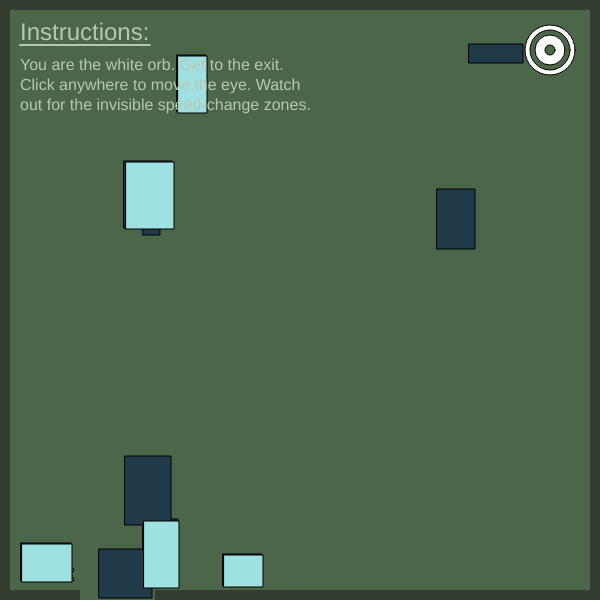
Frame 1 (no input)
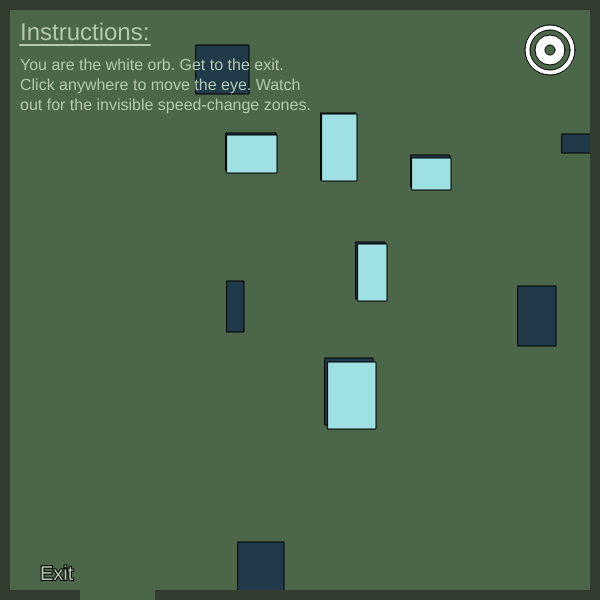
Frame 60 (no input)
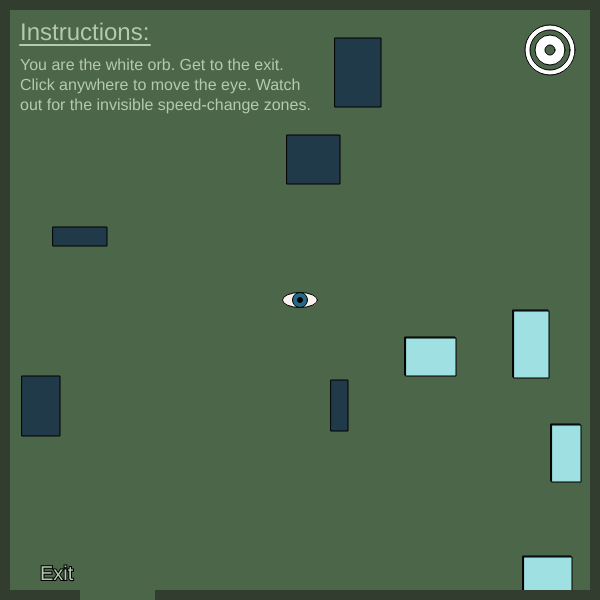
Frame 120 (the mouse pressed at the canvas centre since frame 60)

The p5.js sketch that drew these frames (run headless with seeded random() and noise() and a simulated clock; from frame 60 on, the mouse is pressed at the canvas centre):

// p5.js sketch
// ── sketch.js
//-------------UNIVERSAL VARIABLES------------//

// character x and y
var x = 550;
var y = 50;
var charSpeed = 5;

// key codes
var w = 87;
var a = 65;
var s = 83;
var d = 68;

//Rectangle Obstacle Array Variables

var rectangleXs = [];
var rectangleYs = [];

var rectangleLengths = [];
var rectangleHeights = [];

var rectangleXSpeeds = [];
var rectangleYSpeeds = [];

//mouseClick shape
var mouseEllipseX=700;
var mouseEllipseY=700;

//amount of rectangles
var navyRectAmt=10;
var lightRectAmt=5;


//-----------SETUP----------//

function setup() 
{
   createCanvas(600, 600);
  
// Shape randomization 
      //dark blue rectangles
  for (var i = 0; i < navyRectAmt; i++) 
    {
        rectangleXSpeeds[i] = Math.floor(Math.random() * (Math.floor(Math.random() * 5)) + 1);
        rectangleYSpeeds[i] = Math.floor(Math.random() * (Math.floor(Math.random() * 5)) + 1);  
      
        rectangleXs[i] = getRandomNumber(580);
        rectangleYs[i] = getRandomNumber(580);
      
        rectangleLengths[i] = getRandomNumber(60);
        rectangleHeights[i] = getRandomNumber(60);
      
    }
      //light blue rectangles 
  for (var j = 0; j < lightRectAmt; j++) 
    {
        rectangleXSpeeds[j] = Math.floor(Math.random() * (Math.floor(Math.random() * 5)) + 1);
        rectangleYSpeeds[j] = Math.floor(Math.random() * (Math.floor(Math.random() * 5)) + 1);  
      
        rectangleXs[j] = getRandomNumber(580);
        rectangleYs[j] = getRandomNumber(580);
      
        rectangleLengths[j] = getRandomNumber(60);
        rectangleHeights[j] = getRandomNumber(60);
      
    }
}

//---------------DRAW--------------//

function draw() {
  background(76, 102, 73); 
  
  //exit text
  createExitText();
  
  // moving the character
  controlCharacterMovement();
  
  // character boundary limits
  setCharacterBoundaries();
    
  // speed zones
  setSpeedZones();
  
  //rectangles
createDarkRectangles();
createLightRectangles();
  
  // mid-game and end-game text
  createInGameText();
  
  //character
  createCharacter();
   
  //borders
  createBorders();

  //eyeball that appears when mouse is clicked  
  createEyeball();
  
}


//---------FUNCTIONS--------//

function createCharacter()
{
  strokeWeight(1);
  stroke(0);
  fill(255);
  circle(x, y, 50);
  fill(76, 102, 73);
  circle(x, y, 40);
  fill(255);
  circle(x, y, 30);
  fill(76, 102, 73);
  circle(x, y, 10);
}

//------------------------

function controlCharacterMovement()
{
if(keyIsDown(w)) 
  {
    y -= charSpeed;
  }
if(keyIsDown(a)) 
  {
    x -= charSpeed;
  }
if(keyIsDown(s)) 
  {
    y += charSpeed;
  }
if(keyIsDown(d)) 
  {
    x += charSpeed;
  } 
}

//------------------------

function createEyeball()
{
  fill(250, 243, 237);
  stroke(0);
  strokeWeight(1);
ellipse(mouseEllipseX, mouseEllipseY, 35, 15);
  fill(38, 106, 135);
circle(mouseEllipseX, mouseEllipseY, 15);
  fill(0);
circle(mouseEllipseX, mouseEllipseY, 5);
}

    function mousePressed()
        {
          mouseEllipseX=mouseX;
          mouseEllipseY=mouseY;
        }

//------------------------

function createDarkRectangles()
{
  //dark blue rectangles
  fill(32, 58, 74);
  strokeWeight(1);
  stroke(0);
  
      for (var i = 0; i < navyRectAmt; i++) 
      {
        rect(rectangleXs[i], rectangleYs[i], rectangleLengths[i], rectangleHeights[i]);
        
        rectangleXSpeeds[i] = Math.floor(Math.random() * (Math.floor(Math.random() * 5)) + 1);
        rectangleYSpeeds[i] = Math.floor(Math.random() * (Math.floor(Math.random() * 5)) + 1);
      
//--------movement
  rectangleXs[i] += rectangleXSpeeds[i];
  rectangleYs[i] += rectangleYSpeeds[i];
//--------boundaries
    if(rectangleXs[i] > width)
    {
        rectangleXs[i] = 0;
    }
    if(rectangleXs[i] < 0)
    {
        rectangleXs[i] = width;
    }
    if(rectangleYs[i] > height)
    {
        rectangleYs[i] = 0;
    }
    if(rectangleYs[i] < 0)
    {
        rectangleYs[i] = height;
    }
      }
}  

function createLightRectangles()
{
  //light blue rectangles
  fill(159, 225, 227);
  strokeWeight(1);
  stroke(0);
  
      for (var j=0; j < lightRectAmt; j++) 
      {
        rect(rectangleXs[j], rectangleYs[j], rectangleLengths[j], rectangleHeights[j]);
        
        rectangleXSpeeds[j] = Math.floor(Math.random() * (Math.floor(Math.random() * 5)) + 1);
        rectangleYSpeeds[j] = Math.floor(Math.random() * (Math.floor(Math.random() * 5)) + 1);
      
//--------movement
  rectangleXs[j] += rectangleXSpeeds[j];
  rectangleYs[j] += rectangleYSpeeds[j];
//--------boundaries
    if(rectangleXs[j] > width)
    {
        rectangleXs[j] = 0;
    }
    if(rectangleXs[j] < 0)
    {
        rectangleXs[j] = width;
    }
    if(rectangleYs[j] > height)
    {
        rectangleYs[j] = 0;
    }
    if(rectangleYs[j] < 0)
    {
        rectangleYs[j] = height;
    }
      }
}

//------------------------

function createBorders()
{
  strokeWeight(0);
  fill(50, 61, 48);
    //left
  rect(0,0,10, height);
    //top
  rect(0,0,width, 10);
    //right
  rect(width-10,0,10, height);
    //bottom
  rect(0,height-10,80,10);
  rect(155,height-10,width-155,10);
}

function setCharacterBoundaries()
{
  if(y > height && x > 155)
    {
        y = 0;
    }
    if(y > height &&  x < 80)
    {
        y = 0;
    }
    if(x > width)
    {
        x = 0;
    }
    if(x < 0)
    {
        x = width;
    }

    else if(y < 0)
    {
        y = height;
    }
}

function createExitText()
{
  fill(181, 201, 177);
  strokeWeight(2);
  stroke(0);
  textSize(20);
  textAlign(LEFT);
  text("Exit", 40, 580);
}

//------------------------

function createInGameText()
{
      //end-game win
      if(x < 155 && x > 80 && y > height)
      {
          winningText();
      }
    //mid-game instructions
      else
      {
          instructionText();
      }
}

function winningText()
{
          fill(181, 201, 177);
          strokeWeight(3);
          stroke(0);
          textSize(72);
          textAlign(CENTER);
          text("You Win!", width/2, height/3);
}

function instructionText()
{
  fill(181, 201, 177);
          strokeWeight(0);
          textSize(24);
          textAlign(LEFT);
          text("Instructions:", 20, 40);
          strokeWeight(2);
          stroke(181, 201, 177);
          line(20, 45, 150, 45);
            
          fill(181, 201, 177);
          strokeWeight(0);
          textSize(16);
          textAlign(LEFT);
          text("You are the white orb. Get to the exit.", 20, 70);
          text("Click anywhere to move the eye. Watch", 20, 90);
          text("out for the invisible speed-change zones.", 20, 110);
}

//------------------------

function setSpeedZones()
{
  if(x>=0 && x<(width/3))
    {
      charSpeed = 10
    }
      else if(x >=(width/3) && x<(2*(width/3)))
        {
          charSpeed = 2
        }
      else
        {
          charSpeed = 5
        }
}
  
//------------------------
  
function getRandomNumber(number) 
{
    return Math.floor(Math.random() * number) + 10;
}
// ── main.html
<html>
  <head>
    <title>
      Game
    </title>
    <script src="p5.js"></script>
    <script src="sketch.js"></script>
  </head>
  <body>
  </body>
</html>
